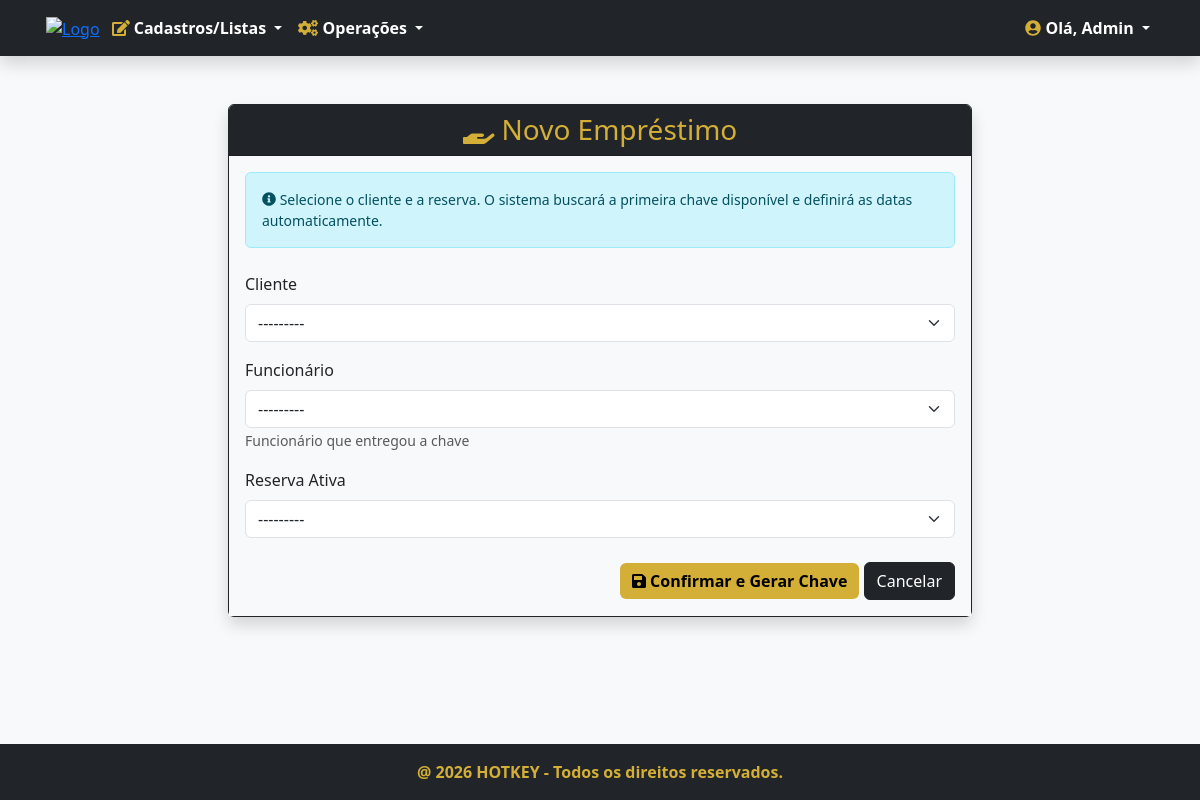
Page /emprestimos/adicionar/quarto/ (signed in) on the earlier database version.
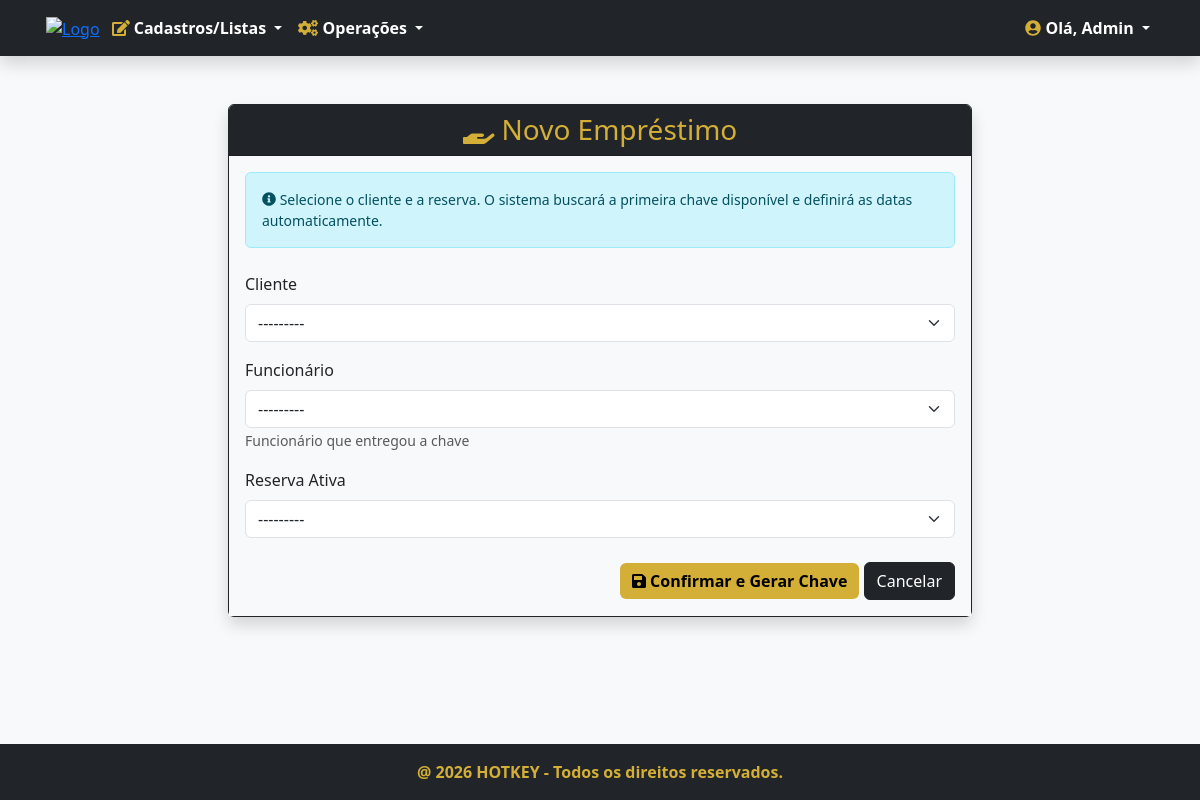
Same page on the later database version.
### reservas/models.py (models this page shows, shortened)
class Reserva(models.Model):
    STATUS_CHOICES = [
        ('ATIVA', 'Ativa'),
        ('ENCERRADA', 'Encerrada'),
        ('CANCELADA', 'Cancelada'),
    ]
    codigo = models.CharField('Codigo', max_length=100, unique=True, help_text='Codigo da reserva')
    data_inicio = models.DateTimeField('Data de início', help_text='Data de início da reserva')
    data_fim = models.DateTimeField('Data de fim', help_text='Data de fim da reserva')
    status = models.CharField('Status', max_length=50, choices=STATUS_CHOICES, default='ATIVA')
    cliente = models.ForeignKey(clientes.models.Cliente, verbose_name='Cliente', help_text='Nome do Cliente',
                                on_delete=models.PROTECT, related_name='reserva_cliente')
    sala = models.ForeignKey(salas.models.Sala, verbose_name='Sala', help_text='Nome da Sala', on_delete=models.PROTECT,
                             related_name='sala')
    funcionario = models.ForeignKey(funcionarios.models.Funcionario, verbose_name='Funcionário',
                                    help_text='Nome do Funcionário', on_delete=models.PROTECT,
                                    related_name='funcionario')
    class Meta:
        verbose_name = 'Reserva'
        verbose_name_plural = 'Reservas'
    def __str__(self):
        return f"{self.codigo} - Cliente: {self.cliente.nome} - Sala: {self.sala.codigo}"

### emprestimos/views.py (the view, shortened to what this page needs)
# urls.py: path('adicionar/quarto/', EmprestimoQuartoCreateView.as_view(), name='emprestimo_quarto_adicionar'),
class EmprestimoQuartoCreateView(PermissionRequiredMixin,SuccessMessageMixin,CreateView):
    permission_required = 'emprestimos.add_emprestimo'
    permission_denied_message = 'Cadastrar empréstimo'
    model = Emprestimo
    form_class = EmprestimoQuartoForm
    template_name = 'emprestimo_form.html'
    success_url = reverse_lazy('emprestimos')

### emprestimos/forms.py
class EmprestimoQuartoForm(forms.ModelForm):
    cliente = forms.ModelChoiceField(queryset=Cliente.objects.all(), label="Cliente")
    reserva = forms.ModelChoiceField(
        queryset=Reserva.objects.filter(sala__tipo='QUARTO', status='ATIVA'),
        label="Reserva Ativa"
    )
    class Meta:
        model = Emprestimo
        fields = ['cliente', 'funcionario', 'reserva']
        error_messages = {
            'cliente': {'required':'Selecione um cliente'},
            'funcionario': {'required':'Selecione um funcionario'},
            'reserva': {'required':'Selecione uma reserva'}
        }

### clientes/models.py (called while the page is built)
    def __str__(self):
        return f"{self.nome} - CPF: {self.cpf}"

### funcionarios/models.py (called while the page is built)
    def __str__(super):
        return f"{super.nome} - Cargo {super.get_cargo_display()}"

### emprestimos/templates/emprestimo_form.html (shortened to what this page needs)
{% extends 'index.html' %}
{% load django_bootstrap5 %}
{% block content %}
<div class="container mt-5">
    <div class="card shadow m-3 col-md-8 mx-auto border-dark">
        <div class="card-header bg-dark text-gold text-center">
            <h3 class="m-0"><i class="fas fa-hand-holding"></i> Novo Empréstimo</h3>
        </div>
        <div class="card-body bg-light">
            <div class="alert alert-info small mb-4">
                <i class="fas fa-info-circle"></i> Selecione o cliente e a reserva. O sistema buscará a primeira chave disponível e definirá as datas automaticamente.
            </div>
            <form method="POST" novalidate>
                {% bootstrap_form form %}
                <div class="text-end mt-4">
                    <button class="btn btn-gold" type="submit"><i class="fas fa-save"></i> Confirmar e Gerar Chave</button>
                    <a href="{% url 'emprestimos' %}" class="btn btn-dark text-white">Cancelar</a>
                </div>
            </form>
        </div>
    </div>
</div>
{% endblock %}

Differences in the rows shown:
added Reserva: cliente "---------"
Other differences:
form field cliente: "---------" → (not shown)
